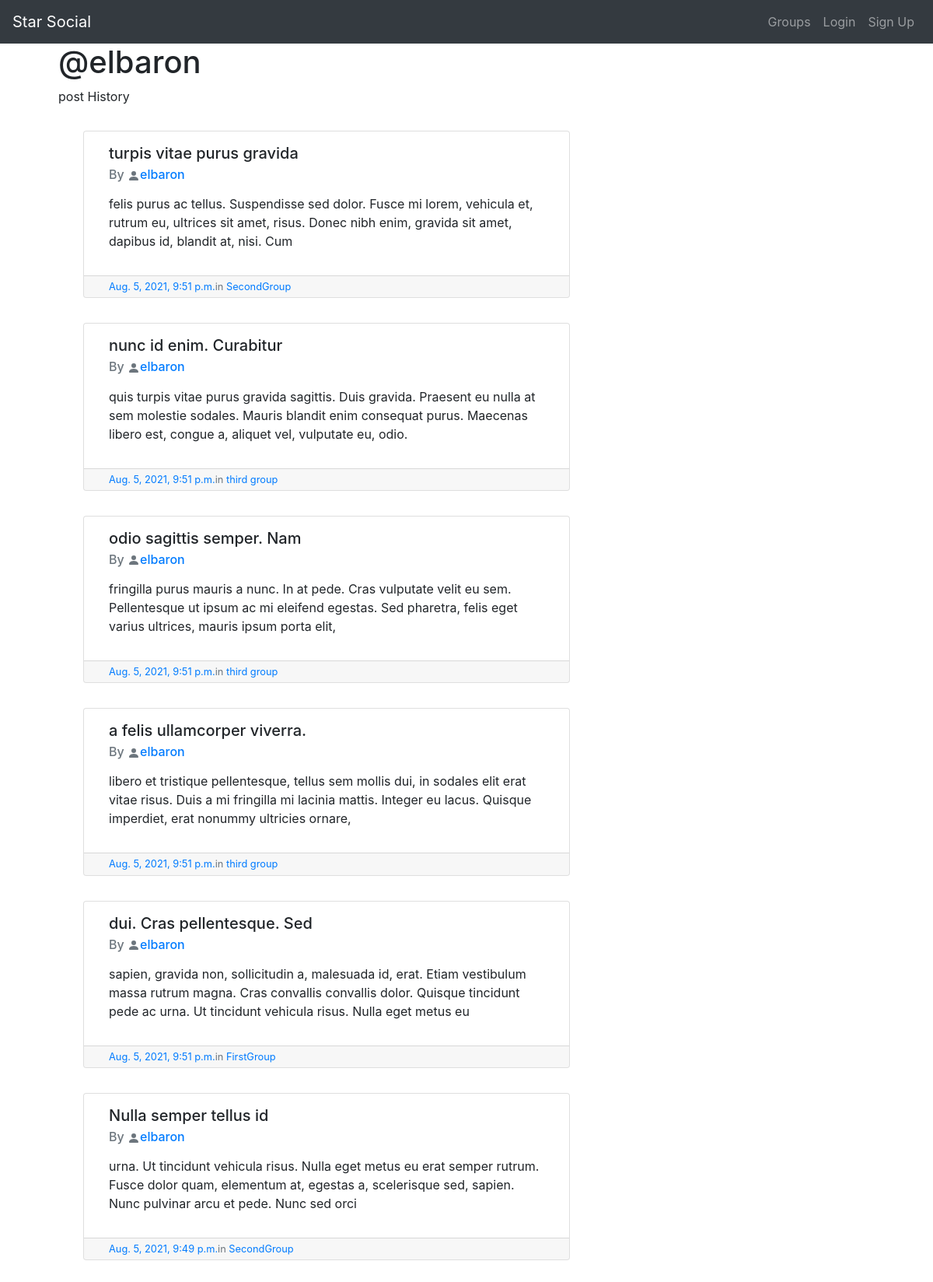
Page /posts/by/elbaron/ on the committed database.
### posts/models.py (models this page shows, shortened)
class Post(models.Model):
    user = models.ForeignKey(User, related_name="posts",
                             on_delete=models.CASCADE)
    created_at = models.DateTimeField(auto_now=True)
    title = models.CharField(max_length=255)
    message = models.TextField()
    message_html = models.TextField(editable=False)
    group = models.ForeignKey(
        Group, related_name='posts', null=True, blank=True, on_delete=models.CASCADE)
    class Meta:
        ordering = ['-created_at']
        unique_together = ['user', 'message']

### groups/models.py (models this page shows, shortened)
class Group(models.Model):
    name = models.CharField(max_length=255, unique=True)
    slug = models.SlugField(allow_unicode=True, unique=True)
    description = models.TextField(blank=True, unique=True)
    description_html = models.TextField(editable=False, default='', blank=True)
    members = models.ManyToManyField(User, through="GroupMember")
    class Meta:
        ordering = ['name']

### posts/views.py (the view)
# urls.py: path('by/<username>/', views.UserPosts.as_view(), name='for_user'),
class UserPosts(generic.ListView):
    model = models.Post
    template_name = 'posts/user_post_list.html'
    def get_queryset(self):
        try:
            self.post_user = User.objects.prefetch_related('posts').get(
                username__iexact=self.kwargs.get('username'))
        except User.DoesNotExist:
            raise Http404
        else:
            return self.post_user.posts.all()
    def get_context_data(self, **kwargs):
        context = super().get_context_data(**kwargs)
        context['post_user'] = self.post_user
        return context

### posts/templates/posts/user_post_list.html
{% extends 'posts/post_base.html' %} {% block prepost %}
<div class="col-md-8">
  <h1>@{{ post_user.username}}</h1>
  <p>post History</p>
</div>
{% endblock %} {% block post_content %}
<div class="col-md-8">
  {% for post in post_list %} {% include 'posts/_post.html' %} {% endfor %}
</div>
{% endblock post_content %}

### posts/templates/posts/post_base.html (shortened to what this page needs)
{% extends 'base.html' %} {% block content %}
<div class="posts-page">
  <div class="container">
    {% block prepost %}{% endblock %} {% block post_content %}{% endblock%}
  </div>
</div>
{% endblock %}

### templates/base.html (shortened to what this page needs)
<!DOCTYPE html>
{% load static %}
<html lang="en">
  <head>
    <link
      rel="stylesheet"
      href="https://stackpath.bootstrapcdn.com/bootstrap/4.5.2/css/bootstrap.min.css"
    />
    <link rel="stylesheet" href="{% static 'simplesocial/master.css' %}" />
  </head>
  <body>
    <nav class="navbar navbar-expand-lg navbar-dark bg-dark">
      <a class="navbar-brand" href="{% url 'home' %}">Star Social</a>
      <div class="collapse navbar-collapse" id="navbarNav">
        <div class="navbar-nav ml-auto">
          {% if user.is_authenticated %}
          <a class="nav-link" href="{% url 'posts:create' %}">Post</a>
          <a class="nav-link" href="{% url 'groups:all' %}">Groups</a>
          <a class="nav-link" href="{% url 'groups:create' %}">Create Groub</a>
          <a class="nav-link" href="{% url 'accounts:logout' %}">Logout</a>
          {% else %}
          <a class="nav-link" href="{% url 'groups:all' %}">Groups</a>
          <a class="nav-link" href="{% url 'accounts:login' %}">Login</a>
          <a class="nav-link" href="{% url 'accounts:signup' %}">Sign Up</a>
          {% endif %}
        </div>
      </div>
    </nav>
    <div class="container mycontent">{% block content %} {% endblock %}</div>
  </body>
</html>

### posts/templates/posts/_post.html (shortened to what this page needs)
<div class="meida">
  <div class="card user" style='margin:2rem'>
    <div class="card-body" style='padding:0;'>
      <div class="post-body">
      <h5 class="card-title">{{ post.title|safe }}</h5>
      <h6 class="card-subtitle mb-2 text-muted">By<a  href="{% url 'posts:for_user' username=post.user.username %}"> <svg xmlns="http://www.w3.org/2000/svg" width="16" height="16" fill="#6C757D" class="bi bi-person-fill" viewBox="0 0 16 16">
  <path d="M3 14s-1 0-1-1 1-4 6-4 6 3 6 4-1 1-1 1H3zm5-6a3 3 0 1 0 0-6 3 3 0 0 0 0 6z"/>
</svg></i>{{ post.user.username }}<a/></h6>
       <p class="card-text">{{ post.message_html|safe }}</p>
      </div>
      <div class="card-footer text-muted">
    <time class="time"
        ><a
          href="{% url 'posts:single' username=post.user.username pk=post.pk %}"
          >{{ post.created_at }}</a
        >
      </time>
      {% if post.group %}
      <span class="group-name">in <a href="{% url 'groups:single' slug=post.group.slug %}">{{ post.group.name}}</a></span>
      {% endif %}
      <div class="media-footer" >
      </div>
  </div>
    </div>
  </div>
</div>

### static/simplesocial/master.css (style rules this page uses)
* { margin: 0; padding: 0; box-sizing: border-box; }
.card { margin: 2rem !important; }
.card-body { padding: 0 !important; }
.card-footer { display: flex; padding: 0.25rem 2rem; font-size: 0.8rem; margin-top: auto; margin-bottom: auto; }
.card-footer a, span { margin-top: auto; margin-bottom: auto; }
.media-footer { padding: 0rem 2rem; }
.post-body { padding: 1rem 2rem; }

### rows in the picture
Post: title "turpis vitae purus gravida", user.username "elbaron", message_html "felis purus ac tellus. Suspendisse sed dolor. Fusce mi lorem, vehicula et, rutrum eu, ultrices sit amet, risus. Donec nibh enim, gravida sit amet, dapibus id, blandit at, nisi. Cum", created_at "Aug. 5, 2021, 9:51 p.m.", group.name "SecondGroup"
Post: title "nunc id enim. Curabitur", user.username "elbaron", message_html "quis turpis vitae purus gravida sagittis. Duis gravida. Praesent eu nulla at sem molestie sodales. Mauris blandit enim consequat purus. Maecenas libero est, congue a, aliquet vel, vulputate eu, odio.", created_at "Aug. 5, 2021, 9:51 p.m.", group.name "third group"
Post: title "odio sagittis semper. Nam", user.username "elbaron", message_html "fringilla purus mauris a nunc. In at pede. Cras vulputate velit eu sem. Pellentesque ut ipsum ac mi eleifend egestas. Sed pharetra, felis eget varius ultrices, mauris ipsum porta elit,", created_at "Aug. 5, 2021, 9:51 p.m.", group.name "third group"
Post: title "a felis ullamcorper viverra.", user.username "elbaron", message_html "libero et tristique pellentesque, tellus sem mollis dui, in sodales elit erat vitae risus. Duis a mi fringilla mi lacinia mattis. Integer eu lacus. Quisque imperdiet, erat nonummy ultricies ornare,", created_at "Aug. 5, 2021, 9:51 p.m.", group.name "third group"
Post: title "dui. Cras pellentesque. Sed", user.username "elbaron", message_html "sapien, gravida non, sollicitudin a, malesuada id, erat. Etiam vestibulum massa rutrum magna. Cras convallis convallis dolor. Quisque tincidunt pede ac urna. Ut tincidunt vehicula risus. Nulla eget metus eu", created_at "Aug. 5, 2021, 9:51 p.m.", group.name "FirstGroup"
Post: title "Nulla semper tellus id", user.username "elbaron", message_html "urna. Ut tincidunt vehicula risus. Nulla eget metus eu erat semper rutrum. Fusce dolor quam, elementum at, egestas a, scelerisque sed, sapien. Nunc pulvinar arcu et pede. Nunc sed orci", created_at "Aug. 5, 2021, 9:49 p.m.", group.name "SecondGroup"

### other values in the picture
{{ post_user.username }} "elbaron"
